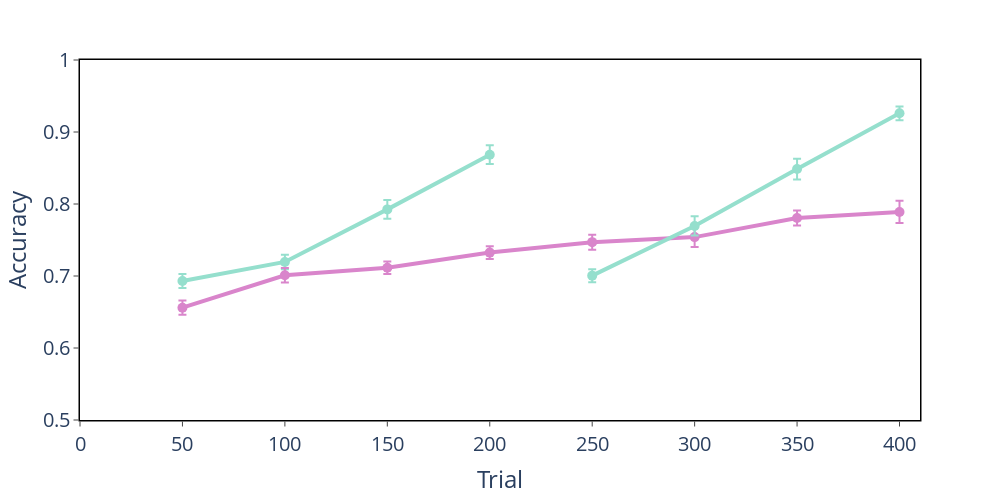
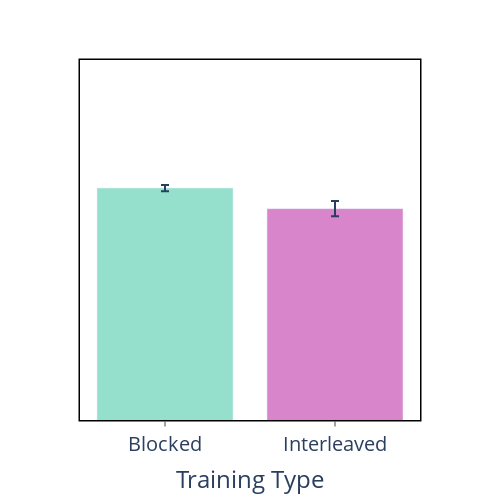
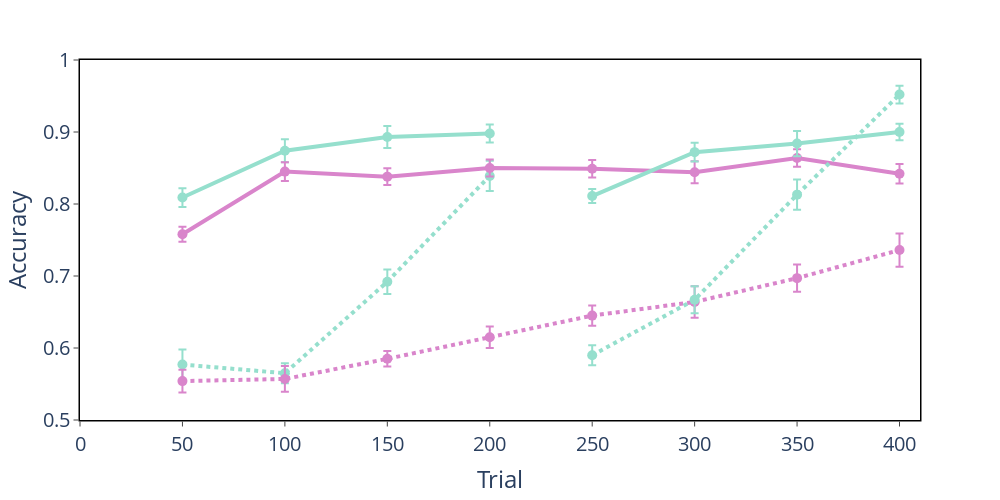

Notebook cell for these charts, in order:
### Markdown cell above
## Model Results

### Code cell
# Train data
plot_data = pd.DataFrame(performance_data)
plot_data = plot_data[plot_data.pathway=='Combined']
plot_data = plot_data.groupby(['trial','paradigm']).agg(**{'accuracy':('accuracy','mean'),'error':('accuracy','sem')}).reset_index()
plot_data = plot_data[plot_data.trial%50==0]
plot_data = plot_data[(plot_data.trial>0)&(plot_data.trial<401)]

# Split blocked data into two to remove line between the blocks, following Flesch et al., 2018
plot_data.loc[(plot_data.paradigm=='Blocked')&(plot_data.trial>200),'paradigm'] = 'Blocked2'

# Create the line plot
plot_data['Accuracy'] = plot_data['accuracy']
plot_data['Trial'] = plot_data['trial']
fig = px.line(plot_data,x='Trial',y='Accuracy',color='paradigm',error_y='error',markers=True,range_y=[.5,1],range_x=[0,410])
fig = utils.format_figure(fig,width=1000,height=500,showlegend=False)
fig = utils.change_figure_colors(fig,['#95DFCD','#D985CB','#95DFCD'])
fig.update_traces(line=dict(width=4),marker=dict(size=10))
fig.show()

# Test data
plot_data = pd.DataFrame(performance_data)
plot_data = plot_data[plot_data.pathway=='Combined']
plot_data = plot_data[plot_data.trial>400].groupby(['seed','paradigm']).mean().reset_index()
display(pg.pairwise_tests(plot_data,dv='accuracy',between='paradigm'))
plot_data = plot_data.groupby(['paradigm']).agg(**{'accuracy':('accuracy','mean'),'error':('accuracy','sem')}).reset_index()
plot_data['Accuracy'] = plot_data['accuracy']
plot_data['Training Type'] = plot_data['paradigm']
fig = px.bar(plot_data,x='Training Type',color='Training Type',y='Accuracy',error_y='error',range_y=[.5,1])
fig = utils.format_figure(fig,width=500,height=500,showlegend=False)
fig = utils.change_figure_colors(fig,['#95DFCD','#D985CB'])
fig.update_yaxes(title=None,showticklabels=False,tickmode='array',tickvals=[])
fig.show()

# EM vs SM data
plot_data = pd.DataFrame(performance_data)
plot_data = plot_data[plot_data.pathway!='Combined']
plot_data = plot_data.groupby(['trial','paradigm','pathway']).agg(**{'accuracy':('accuracy','mean'),'error':('accuracy','std')}).reset_index()
plot_data['error'] /= np.sqrt(params.n_participants)
plot_data = plot_data[plot_data.trial%50==0]
plot_data = plot_data[(plot_data.trial>0)&(plot_data.trial<401)]

# Split blocked data into two to remove line between the blocks, following Flesch et al., 2018
plot_data.loc[(plot_data.paradigm=='Blocked')&(plot_data.trial>200),'paradigm'] = 'Blocked2'

# Create the line plot
plot_data['Accuracy'] = plot_data['accuracy']
plot_data['Trial'] = plot_data['trial']
fig = px.line(plot_data,x='Trial',y='Accuracy',color='paradigm',line_dash='pathway',error_y='error',markers=True,range_y=[.5,1],range_x=[0,410])
fig = utils.format_figure(fig,width=1000,height=500,showlegend=False)
fig = utils.change_figure_colors(fig,['#95DFCD','#95DFCD','#D985CB','#D985CB','#95DFCD','#95DFCD'])
fig.update_traces(line=dict(width=4),marker=dict(size=10))
fig.show()

### Figure 1 — Plotly figure (JSON) as saved in the notebook; plotly's stock layout.template omitted (floating-point values rounded to 4 significant figures)
{"data": [{"error_y": {"array": [0.009736, 0.01004, 0.01298, 0.01296]}, "hovertemplate": "paradigm=Blocked<br>Trial=%{x}<br>Accuracy=%{y}<extra></extra>", "legendgroup": "Blocked", "line": {"color": "#95DFCD", "dash": "solid", "width": 4}, "marker": {"color": "#95DFCD", "size": 10, "symbol": "circle"}, "mode": "markers+lines", "name": "Blocked", "orientation": "v", "showlegend": true, "type": "scatter", "x": [50, 100, 150, 200], "xaxis": "x", "y": [0.693, 0.7195, 0.7925, 0.8685], "yaxis": "y"}, {"error_y": {"array": [0.009852, 0.01005, 0.008562, 0.008792, 0.01042, 0.0137, 0.01042, 0.01551]}, "hovertemplate": "paradigm=Interleaved<br>Trial=%{x}<br>Accuracy=%{y}<extra></extra>", "legendgroup": "Interleaved", "line": {"color": "#D985CB", "dash": "solid", "width": 4}, "marker": {"color": "#D985CB", "size": 10, "symbol": "circle"}, "mode": "markers+lines", "name": "Interleaved", "orientation": "v", "showlegend": true, "type": "scatter", "x": [50, 100, 150, 200, 250, 300, 350, 400], "xaxis": "x", "y": [0.656, 0.701, 0.7115, 0.7325, 0.747, 0.754, 0.7805, 0.789], "yaxis": "y"}, {"error_y": {"array": [0.009046, 0.01337, 0.01448, 0.009581]}, "hovertemplate": "paradigm=Blocked2<br>Trial=%{x}<br>Accuracy=%{y}<extra></extra>", "legendgroup": "Blocked2", "line": {"color": "#95DFCD", "dash": "solid", "width": 4}, "marker": {"color": "#95DFCD", "size": 10, "symbol": "circle"}, "mode": "markers+lines", "name": "Blocked2", "orientation": "v", "showlegend": true, "type": "scatter", "x": [250, 300, 350, 400], "xaxis": "x", "y": [0.7005, 0.7695, 0.8485, 0.926], "yaxis": "y"}], "layout": {"height": 500, "legend": {"title": {"text": "paradigm"}, "tracegroupgap": 0}, "margin": {"t": 60}, "plot_bgcolor": "white", "showlegend": false, "width": 1000, "xaxis": {"anchor": "y", "domain": [0, 1], "linecolor": "black", "linewidth": 1.5, "mirror": true, "range": [0, 410], "showgrid": false, "showline": true, "tickfont": {"size": 20}, "ticks": "outside", "title": {"font": {"size": 24}, "text": "Trial"}}, "yaxis": {"anchor": "x", "domain": [0, 1], "linecolor": "black", "linewidth": 1.5, "mirror": true, "range": [0.5, 1], "showgrid": false, "showline": true, "tickfont": {"size": 20}, "ticks": "outside", "title": {"font": {"size": 24}, "text": "Accuracy"}}}}

### Figure 2 — Plotly figure (JSON) as saved in the notebook; plotly's stock layout.template omitted (floating-point values rounded to 4 significant figures)
{"data": [{"alignmentgroup": "True", "error_y": {"array": [0.004313]}, "hovertemplate": "Training Type=%{x}<br>Accuracy=%{y}<extra></extra>", "legendgroup": "Blocked", "marker": {"color": "#95DFCD", "pattern": {"shape": ""}}, "name": "Blocked", "offsetgroup": "Blocked", "orientation": "v", "showlegend": true, "textposition": "auto", "type": "bar", "x": ["Blocked"], "xaxis": "x", "y": [0.8222], "yaxis": "y"}, {"alignmentgroup": "True", "error_y": {"array": [0.01052]}, "hovertemplate": "Training Type=%{x}<br>Accuracy=%{y}<extra></extra>", "legendgroup": "Interleaved", "marker": {"color": "#D985CB", "pattern": {"shape": ""}}, "name": "Interleaved", "offsetgroup": "Interleaved", "orientation": "v", "showlegend": true, "textposition": "auto", "type": "bar", "x": ["Interleaved"], "xaxis": "x", "y": [0.7935], "yaxis": "y"}], "layout": {"barmode": "relative", "height": 500, "legend": {"title": {"text": "Training Type"}, "tracegroupgap": 0}, "margin": {"t": 60}, "plot_bgcolor": "white", "showlegend": false, "width": 500, "xaxis": {"anchor": "y", "categoryarray": ["Blocked", "Interleaved"], "categoryorder": "array", "domain": [0, 1], "linecolor": "black", "linewidth": 1.5, "mirror": true, "showgrid": false, "showline": true, "tickfont": {"size": 20}, "ticks": "outside", "title": {"font": {"size": 24}, "text": "Training Type"}}, "yaxis": {"anchor": "x", "domain": [0, 1], "linecolor": "black", "linewidth": 1.5, "mirror": true, "range": [0.5, 1], "showgrid": false, "showline": true, "showticklabels": false, "tickfont": {"size": 20}, "tickmode": "array", "ticks": "outside", "tickvals": [], "title": {}}}}

### Figure 3 — Plotly figure (JSON) as saved in the notebook; plotly's stock layout.template omitted (floating-point values rounded to 4 significant figures)
{"data": [{"error_y": {"array": [0.01302, 0.0159, 0.01531, 0.01247]}, "hovertemplate": "paradigm=Blocked<br>pathway=Episodic<br>Trial=%{x}<br>Accuracy=%{y}<extra></extra>", "legendgroup": "Blocked, Episodic", "line": {"color": "#95DFCD", "dash": "solid", "width": 4}, "marker": {"color": "#95DFCD", "size": 10, "symbol": "circle"}, "mode": "markers+lines", "name": "Blocked, Episodic", "orientation": "v", "showlegend": true, "type": "scatter", "x": [50, 100, 150, 200], "xaxis": "x", "y": [0.809, 0.874, 0.893, 0.898], "yaxis": "y"}, {"error_y": {"array": [0.02099, 0.01398, 0.01707, 0.0211]}, "hovertemplate": "paradigm=Blocked<br>pathway=Semantic<br>Trial=%{x}<br>Accuracy=%{y}<extra></extra>", "legendgroup": "Blocked, Semantic", "line": {"color": "#95DFCD", "dash": "dot", "width": 4}, "marker": {"color": "#95DFCD", "size": 10, "symbol": "circle"}, "mode": "markers+lines", "name": "Blocked, Semantic", "orientation": "v", "showlegend": true, "type": "scatter", "x": [50, 100, 150, 200], "xaxis": "x", "y": [0.577, 0.565, 0.692, 0.839], "yaxis": "y"}, {"error_y": {"array": [0.01055, 0.01289, 0.0116, 0.01183, 0.01218, 0.01526, 0.01219, 0.0136]}, "hovertemplate": "paradigm=Interleaved<br>pathway=Episodic<br>Trial=%{x}<br>Accuracy=%{y}<extra></extra>", "legendgroup": "Interleaved, Episodic", "line": {"color": "#D985CB", "dash": "solid", "width": 4}, "marker": {"color": "#D985CB", "size": 10, "symbol": "circle"}, "mode": "markers+lines", "name": "Interleaved, Episodic", "orientation": "v", "showlegend": true, "type": "scatter", "x": [50, 100, 150, 200, 250, 300, 350, 400], "xaxis": "x", "y": [0.758, 0.845, 0.838, 0.85, 0.849, 0.844, 0.864, 0.842], "yaxis": "y"}, {"error_y": {"array": [0.01563, 0.0179, 0.01075, 0.015, 0.01398, 0.02184, 0.01882, 0.0232]}, "hovertemplate": "paradigm=Interleaved<br>pathway=Semantic<br>Trial=%{x}<br>Accuracy=%{y}<extra></extra>", "legendgroup": "Interleaved, Semantic", "line": {"color": "#D985CB", "dash": "dot", "width": 4}, "marker": {"color": "#D985CB", "size": 10, "symbol": "circle"}, "mode": "markers+lines", "name": "Interleaved, Semantic", "orientation": "v", "showlegend": true, "type": "scatter", "x": [50, 100, 150, 200, 250, 300, 350, 400], "xaxis": "x", "y": [0.554, 0.557, 0.585, 0.615, 0.645, 0.664, 0.697, 0.736], "yaxis": "y"}, {"error_y": {"array": [0.009676, 0.01301, 0.01751, 0.01142]}, "hovertemplate": "paradigm=Blocked2<br>pathway=Episodic<br>Trial=%{x}<br>Accuracy=%{y}<extra></extra>", "legendgroup": "Blocked2, Episodic", "line": {"color": "#95DFCD", "dash": "solid", "width": 4}, "marker": {"color": "#95DFCD", "size": 10, "symbol": "circle"}, "mode": "markers+lines", "name": "Blocked2, Episodic", "orientation": "v", "showlegend": true, "type": "scatter", "x": [250, 300, 350, 400], "xaxis": "x", "y": [0.811, 0.872, 0.884, 0.9], "yaxis": "y"}, {"error_y": {"array": [0.01395, 0.01865, 0.02099, 0.01226]}, "hovertemplate": "paradigm=Blocked2<br>pathway=Semantic<br>Trial=%{x}<br>Accuracy=%{y}<extra></extra>", "legendgroup": "Blocked2, Semantic", "line": {"color": "#95DFCD", "dash": "dot", "width": 4}, "marker": {"color": "#95DFCD", "size": 10, "symbol": "circle"}, "mode": "markers+lines", "name": "Blocked2, Semantic", "orientation": "v", "showlegend": true, "type": "scatter", "x": [250, 300, 350, 400], "xaxis": "x", "y": [0.59, 0.667, 0.813, 0.952], "yaxis": "y"}], "layout": {"height": 500, "legend": {"title": {"text": "paradigm, pathway"}, "tracegroupgap": 0}, "margin": {"t": 60}, "plot_bgcolor": "white", "showlegend": false, "width": 1000, "xaxis": {"anchor": "y", "domain": [0, 1], "linecolor": "black", "linewidth": 1.5, "mirror": true, "range": [0, 410], "showgrid": false, "showline": true, "tickfont": {"size": 20}, "ticks": "outside", "title": {"font": {"size": 24}, "text": "Trial"}}, "yaxis": {"anchor": "x", "domain": [0, 1], "linecolor": "black", "linewidth": 1.5, "mirror": true, "range": [0.5, 1], "showgrid": false, "showline": true, "tickfont": {"size": 20}, "ticks": "outside", "title": {"font": {"size": 24}, "text": "Accuracy"}}}}
